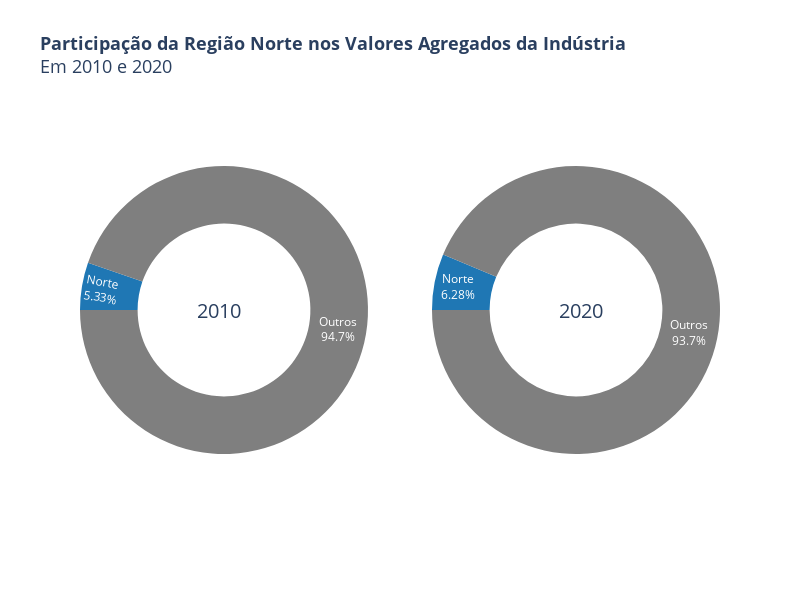

Notebook source saved alongside this figure:
### Code cell
# Defina as cores para o gráfico
colors = ["#1f77b4", "#7f7f7f"]

# Crie os subplots com o tipo "pie"
fig = sp.make_subplots(rows=1, cols=2, specs=[[{"type": "pie"}, {"type": "pie"}]])

# Crie o primeiro gráfico de pizza
fig.add_trace(
    go.Pie(
        labels=pib_norte_2010.index,
        values=pib_norte_2010["pib"],
        textinfo="label+percent",
        marker=dict(colors=colors),
        hole=0.6,
        sort=False,
        rotation=270,
        hoverinfo="skip",
        hovertemplate=None,
    ),
    row=1,
    col=1,
)

# Crie o segundo gráfico de pizza
fig.add_trace(
    go.Pie(
        labels=pib_norte_2020.index,
        values=pib_norte_2020["pib"],
        textinfo="label+percent",
        marker=dict(colors=colors),
        hole=0.6,
        sort=False,
        rotation=270,
        hoverinfo="skip",
        hovertemplate=None,
    ),
    row=1,
    col=2,
)

# Personalize o layout
fig.update_layout(
    title="<b>Participação da Região Norte nos Valores Agregados da Indústria</b><br>Em 2010 e 2020",
    title_font=dict(size=18),
    showlegend=False,
    height=600,
    width=800,
    annotations=[
        dict(
            text="2010",
            x=0.18,
            y=0.5,
            font_size=20,
            showarrow=False,
        ),
        dict(
            text="2020",
            x=0.82,
            y=0.5,
            font_size=20,
            showarrow=False,
        ),
    ],
)

# Mostre o gráfico
fig.show()

### Figure 1 — Plotly figure (JSON) as saved in the notebook; plotly's stock layout.template omitted (floating-point values rounded to 4 significant figures)
{"data": [{"domain": {"x": [0, 0.45], "y": [0, 1]}, "hole": 0.6, "hoverinfo": "skip", "labels": ["Norte", "Outros"], "marker": {"colors": ["#1f77b4", "#7f7f7f"]}, "rotation": 270, "sort": false, "textinfo": "label+percent", "type": "pie", "values": [207093644805, 3678753355168]}, {"domain": {"x": [0.55, 1], "y": [0, 1]}, "hole": 0.6, "hoverinfo": "skip", "labels": ["Norte", "Outros"], "marker": {"colors": ["#1f77b4", "#7f7f7f"]}, "rotation": 270, "sort": false, "textinfo": "label+percent", "type": "pie", "values": [478173048893, 7131423951126]}], "layout": {"annotations": [{"font": {"size": 20}, "showarrow": false, "text": "2010", "x": 0.18, "y": 0.5}, {"font": {"size": 20}, "showarrow": false, "text": "2020", "x": 0.82, "y": 0.5}], "height": 600, "showlegend": false, "title": {"font": {"size": 18}, "text": "<b>Participação da Região Norte nos Valores Agregados da Indústria</b><br>Em 2010 e 2020"}, "width": 800}}
